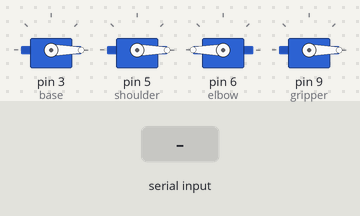
A sketch run on a simulated Arduino Uno, built with avr-gcc and run on an emulated ATmega328P. On the bench: 4 × servo. Inputs (shaded band) come from the test bench.

Above: at 1.2 s.
1.3 s: "90,45,200\n" received over Serial
At 3.1 s:
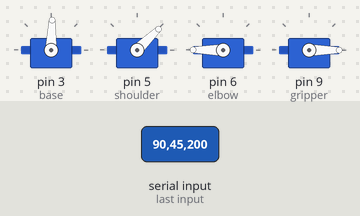
3.8 s: "30,150,10\n" received over Serial
At 5.22 s:
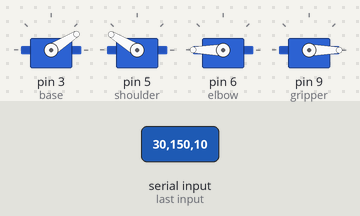
6.8 s: "90,45\n" received over Serial
9.5 s: "30,150\n" received over Serial
12.5 s: "90,45,200,10\n" received over Serial
At 13.87 s:
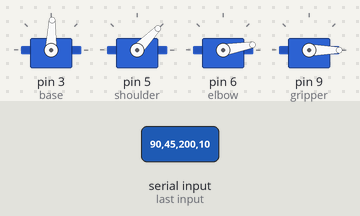
15.5 s: "0\n" received over Serial
At 19.2 s:
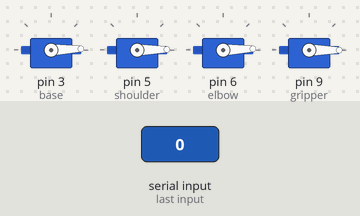
Timing chart, 0 to 19.5 s (numbered marks = the images above; inputs shaded):
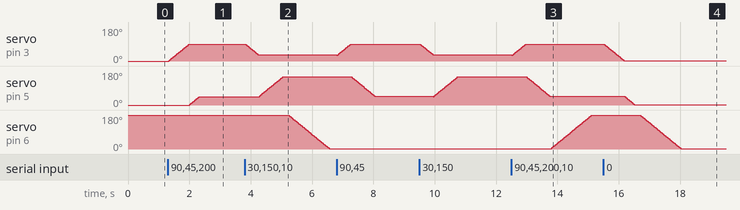

Measured:
- after the input at 1.3 s, servo on pin 3 (base): moves from 0° to 88° over 0.65 s, starting at once; servo on pin 5 (shoulder): moves from 0° to 44° over 0.30 s, starting after 0.72 s
- after the input at 3.8 s, servo on pin 5 (shoulder): moves from 44° to 149° over 0.78 s, starting after 0.46 s; servo on pin 6 (elbow): moves from 180° to 2° over 1.3 s, starting after 1.4 s
- after the input at 12.5 s, servo on pin 6 (elbow): moves from 2° to 180° over 1.3 s, starting after 1.3 s
- after the input at 15.5 s, servo on pin 5 (shoulder): moves from 46° to 1° over 0.32 s, starting after 0.70 s; servo on pin 6 (elbow): moves from 180° to 2° over 1.3 s, starting after 1.2 s

The sketch:

roboticarm.ino
```cpp
#include <Servo.h>

Servo base;
Servo shoulder;
Servo elbow;
Servo gripper;

int servoPositions[4];
int currentAngle[4]  = {0, 0, 180, 0};  // dat 1 chuoi gia tri ban dau de so sanh

void setup() {
  Serial.begin(9600);
  base.attach(3);
  shoulder.attach(5);
  elbow.attach(6);
  gripper.attach(9);

  // Thiet lap trang thai ban dau cho robot
  base.write(0);
  shoulder.write(0);
  elbow.write(180);
  gripper.write(0);
}
void Servo_actions(int index, int new_angle)    // so sanh goc moi nhan tu serial voi goc hien tai
{
  if(currentAngle[index] < new_angle)
  {
    for(int i = currentAngle[index]; i < new_angle; i+=2)
    {
      if(index == 0)
      {
        base.write(i);
      }
      else if(index == 1)
      {
        shoulder.write(i);
      }
      else if(index == 2)
      {
        elbow.write(i);
      }
      else if(index == 3)
      {
        gripper.write(i);
      }
      delay(15);
    }
    currentAngle[index] = new_angle;
  }
  else if(currentAngle[index] > new_angle)
  {
    for(int i = currentAngle[index]; i > new_angle; i-=2)
    {
        if(index == 0)
        {
          base.write(i);
        }
        else if(index == 1)
        {
          shoulder.write(i);
        }
        else if(index == 2)
        {
          elbow.write(i);
        }
        else if(index == 3)
        {
          gripper.write(i);
        }
        delay(15);
    }
    currentAngle[index] = new_angle;
  }
}
void loop() {

  while(Serial.available()){
    String input = Serial.readStringUntil('\n');
    servoPositions[0] = input.substring(0,3).toInt();
    servoPositions[1] = input.substring(3,6).toInt();
    servoPositions[2] = input.substring(6,9).toInt();
    servoPositions[3] = input.substring(9,12).toInt();
    Servo_actions(0, servoPositions[0]);
    Servo_actions(1, servoPositions[1]);
    Servo_actions(2, servoPositions[2]);
    Servo_actions(3, servoPositions[3]);
    delay(100);
  }
}
```
